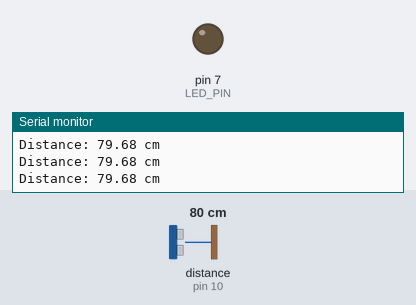
A sketch run on a simulated Arduino Uno, built with avr-gcc and run on an emulated ATmega328P. Shown: output pins drawn as LEDs (lit = HIGH), the last lines printed to the serial monitor. Wiring (inferred from the names in the program): ultrasonic range finder: trigger pin 9; echo pin 10. Inputs (shaded band) come from the test bench; at power-on: distance to the obstacle (sensor on pin 10) 80 cm. The echo pulse lasts 58.3 µs per cm; pins used as bus, display or sensor lines are not drawn.

Above: at 1.3 s.
1.4 s: distance to the obstacle (sensor on pin 10) set to 12 cm
2.9 s: distance to the obstacle (sensor on pin 10) set to 9 cm
At 3.7 s:
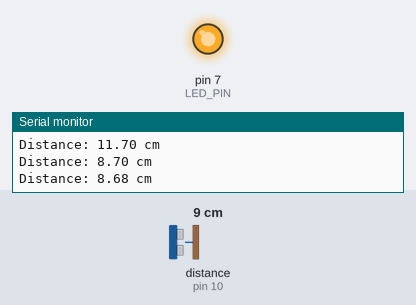
4.5 s: distance to the obstacle (sensor on pin 10) set to 18 cm
At 5.1 s:
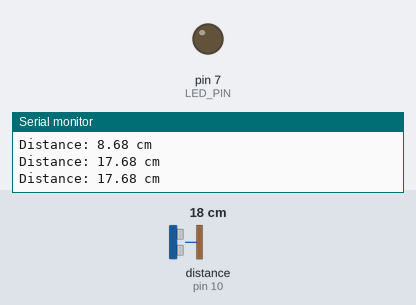
6.0 s: distance to the obstacle (sensor on pin 10) set to 2 cm
At 6.4 s:
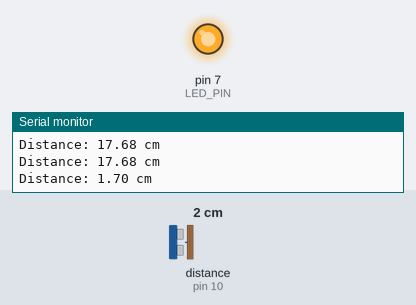
Timing chart, 0 to 8.5 s (numbered marks = the images above; inputs shaded):
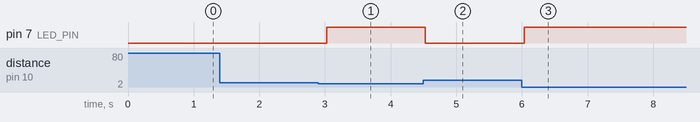

Measured:
- the behaviour switches between 11 and 10 cm on distance to the obstacle (sensor on pin 10) (found by bisection; images 0 and 1)
- after the input at 2.9 s, pin 7 (LED_PIN): LOW → HIGH after 0.12 s
- after the input at 4.5 s, pin 7 (LED_PIN): HIGH → LOW at once
- after the input at 6.0 s, pin 7 (LED_PIN): LOW → HIGH at once

The sketch:

LED_Alert_for_Object_Detection.ino
```cpp
#define TRIG_PIN 9
#define ECHO_PIN 10
#define LED_PIN 7

void setup() {
    Serial.begin(9600);
    pinMode(TRIG_PIN, OUTPUT);
    pinMode(ECHO_PIN, INPUT);
    pinMode(LED_PIN, OUTPUT);
}

void loop() {
    long duration;
    float distance;

    digitalWrite(TRIG_PIN, LOW);
    delayMicroseconds(2);
    digitalWrite(TRIG_PIN, HIGH);
    delayMicroseconds(10);
    digitalWrite(TRIG_PIN, LOW);

    duration = pulseIn(ECHO_PIN, HIGH);
    distance = (duration * 0.0343) / 2;

    Serial.print("Distance: ");
    Serial.print(distance);
    Serial.println(" cm");

    if (distance < 10) {
        digitalWrite(LED_PIN, HIGH);  // Turn LED ON
    } else {
        digitalWrite(LED_PIN, LOW);   // Turn LED OFF
    }

    delay(500);
}
```
